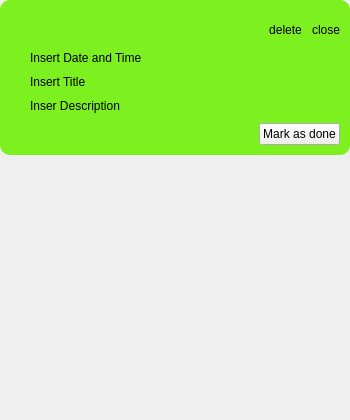
<?xml version="1.0" encoding="UTF-8"?>
<ui version="4.0">
 <class>Dialog</class>
 <widget class="QDialog" name="Dialog">
  <property name="geometry">
   <rect>
    <x>0</x>
    <y>0</y>
    <width>350</width>
    <height>420</height>
   </rect>
  </property>
  <property name="windowTitle">
   <string>Dialog</string>
  </property>
  <property name="styleSheet">
   <string notr="true">font: 25 12pt &quot;Segoe UI&quot;;
</string>
  </property>
  <layout class="QVBoxLayout" name="verticalLayout">
   <property name="spacing">
    <number>0</number>
   </property>
   <property name="leftMargin">
    <number>0</number>
   </property>
   <property name="topMargin">
    <number>0</number>
   </property>
   <property name="rightMargin">
    <number>0</number>
   </property>
   <property name="bottomMargin">
    <number>0</number>
   </property>
   <item alignment="Qt::AlignTop">
    <widget class="QFrame" name="frame">
     <property name="styleSheet">
      <string notr="true">.QFrame {
	border:0px solid;
	background-color: rgb(125, 240, 31);
	border-radius:10px;
}
</string>
     </property>
     <property name="frameShape">
      <enum>QFrame::StyledPanel</enum>
     </property>
     <property name="frameShadow">
      <enum>QFrame::Raised</enum>
     </property>
     <layout class="QVBoxLayout" name="verticalLayout_2">
      <property name="spacing">
       <number>0</number>
      </property>
      <property name="leftMargin">
       <number>0</number>
      </property>
      <property name="topMargin">
       <number>0</number>
      </property>
      <property name="rightMargin">
       <number>0</number>
      </property>
      <property name="bottomMargin">
       <number>0</number>
      </property>
      <item>
       <widget class="QWidget" name="horizontalWidget" native="true">
        <property name="styleSheet">
         <string notr="true">.QPushButton {
	border: 0px solid;
	border-radius: 20px;
	background-color: rgb(125, 240, 31);
}
.QPushButton:hover:!pressed {
	background-color: rgb(158, 240, 63);
}</string>
        </property>
        <layout class="QHBoxLayout" name="action_bar">
         <property name="spacing">
          <number>10</number>
         </property>
         <property name="leftMargin">
          <number>10</number>
         </property>
         <property name="topMargin">
          <number>10</number>
         </property>
         <property name="rightMargin">
          <number>10</number>
         </property>
         <property name="bottomMargin">
          <number>1</number>
         </property>
         <item>
          <spacer name="horizontalSpacer">
           <property name="orientation">
            <enum>Qt::Horizontal</enum>
           </property>
           <property name="sizeHint" stdset="0">
            <size>
             <width>40</width>
             <height>20</height>
            </size>
           </property>
          </spacer>
         </item>
         <item>
          <widget class="QPushButton" name="btn_edit">
           <property name="minimumSize">
            <size>
             <width>40</width>
             <height>40</height>
            </size>
           </property>
           <property name="maximumSize">
            <size>
             <width>40</width>
             <height>40</height>
            </size>
           </property>
           <property name="styleSheet">
            <string notr="true">background-image: url(:/imgs/pencil.png);</string>
           </property>
           <property name="text">
            <string/>
           </property>
           <property name="iconSize">
            <size>
             <width>40</width>
             <height>40</height>
            </size>
           </property>
          </widget>
         </item>
         <item>
          <widget class="QPushButton" name="btn_delete">
           <property name="sizePolicy">
            <sizepolicy hsizetype="Minimum" vsizetype="Fixed">
             <horstretch>0</horstretch>
             <verstretch>0</verstretch>
            </sizepolicy>
           </property>
           <property name="text">
            <string>delete</string>
           </property>
          </widget>
         </item>
         <item>
          <widget class="QPushButton" name="btn_close">
           <property name="text">
            <string>close</string>
           </property>
          </widget>
         </item>
        </layout>
       </widget>
      </item>
      <item>
       <widget class="QWidget" name="widget" native="true">
        <layout class="QVBoxLayout" name="verticalLayout_3">
         <property name="spacing">
          <number>10</number>
         </property>
         <property name="leftMargin">
          <number>30</number>
         </property>
         <property name="topMargin">
          <number>0</number>
         </property>
         <property name="rightMargin">
          <number>30</number>
         </property>
         <property name="bottomMargin">
          <number>0</number>
         </property>
         <item>
          <widget class="QLabel" name="date_label">
           <property name="text">
            <string>Insert Date and Time</string>
           </property>
          </widget>
         </item>
         <item>
          <widget class="QLabel" name="title_label">
           <property name="text">
            <string>Insert Title</string>
           </property>
          </widget>
         </item>
         <item>
          <widget class="QLabel" name="description_label">
           <property name="text">
            <string>Inser Description</string>
           </property>
          </widget>
         </item>
        </layout>
       </widget>
      </item>
      <item>
       <widget class="QWidget" name="horizontalWidget_2" native="true">
        <layout class="QHBoxLayout" name="action_bar_2">
         <property name="spacing">
          <number>10</number>
         </property>
         <property name="leftMargin">
          <number>10</number>
         </property>
         <property name="topMargin">
          <number>10</number>
         </property>
         <property name="rightMargin">
          <number>10</number>
         </property>
         <property name="bottomMargin">
          <number>10</number>
         </property>
         <item>
          <spacer name="horizontalSpacer_2">
           <property name="orientation">
            <enum>Qt::Horizontal</enum>
           </property>
           <property name="sizeHint" stdset="0">
            <size>
             <width>40</width>
             <height>20</height>
            </size>
           </property>
          </spacer>
         </item>
         <item>
          <widget class="QPushButton" name="btn_done">
           <property name="text">
            <string>Mark as done</string>
           </property>
          </widget>
         </item>
        </layout>
       </widget>
      </item>
     </layout>
    </widget>
   </item>
  </layout>
 </widget>
 <resources>
  <include location="../icons/iconic-imgs.qrc"/>
 </resources>
 <connections/>
</ui>
